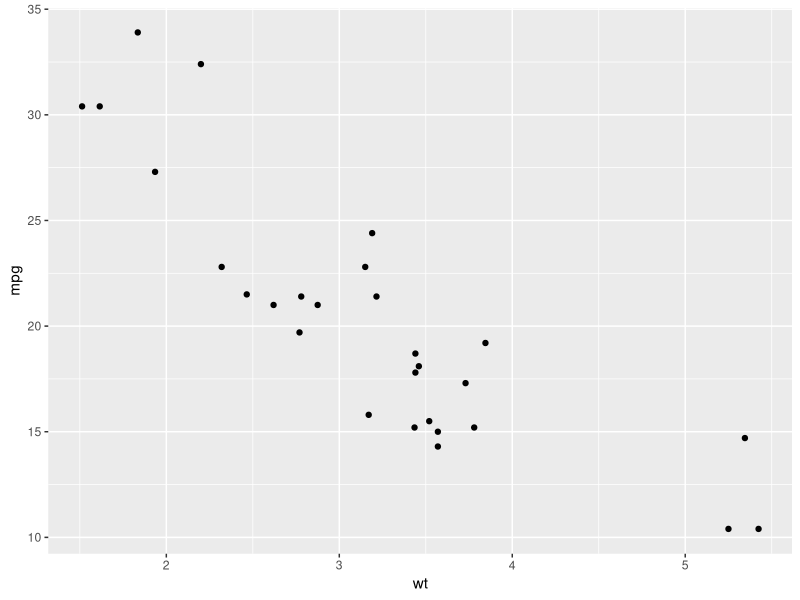
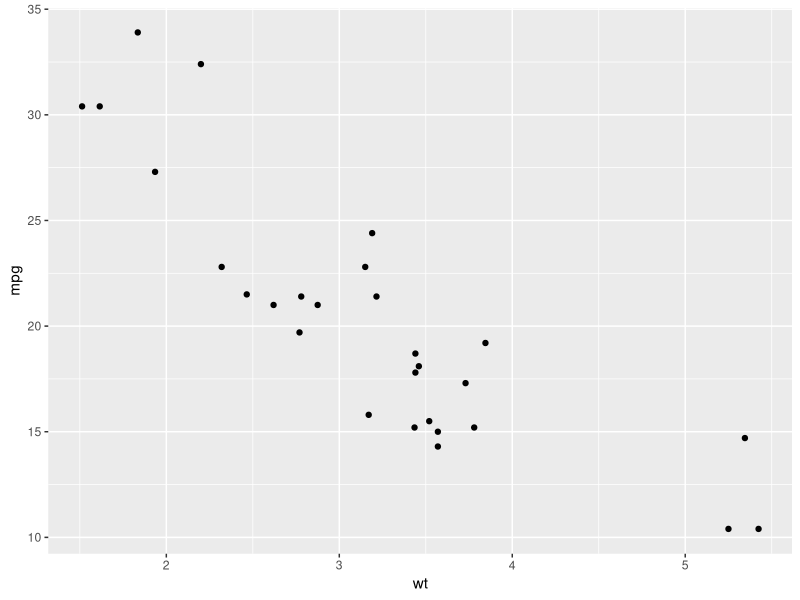
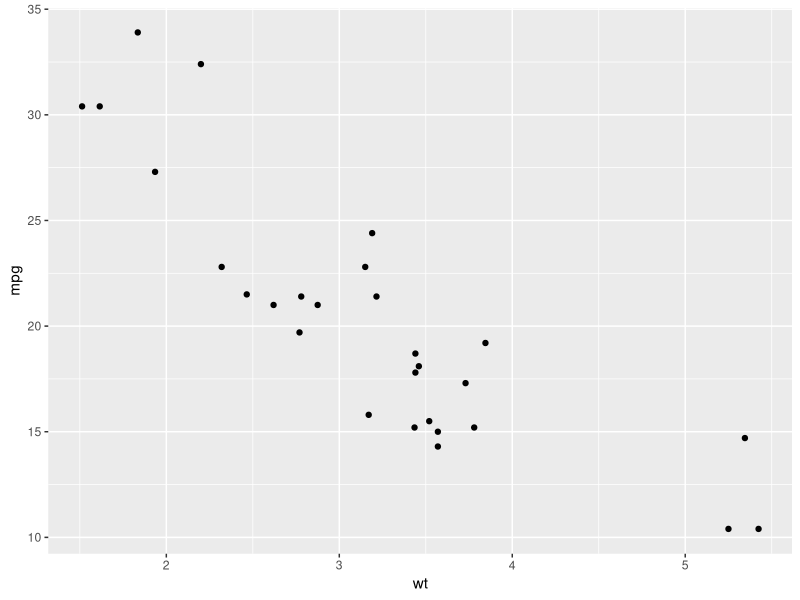
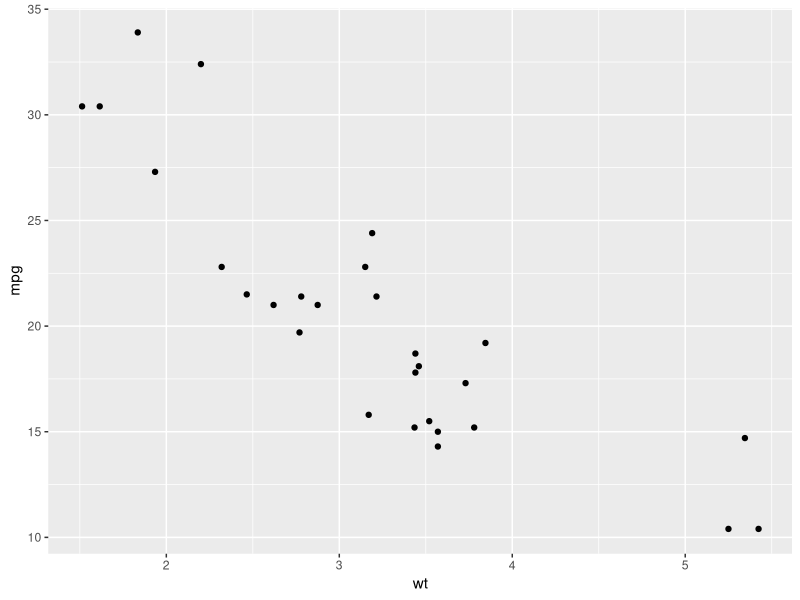
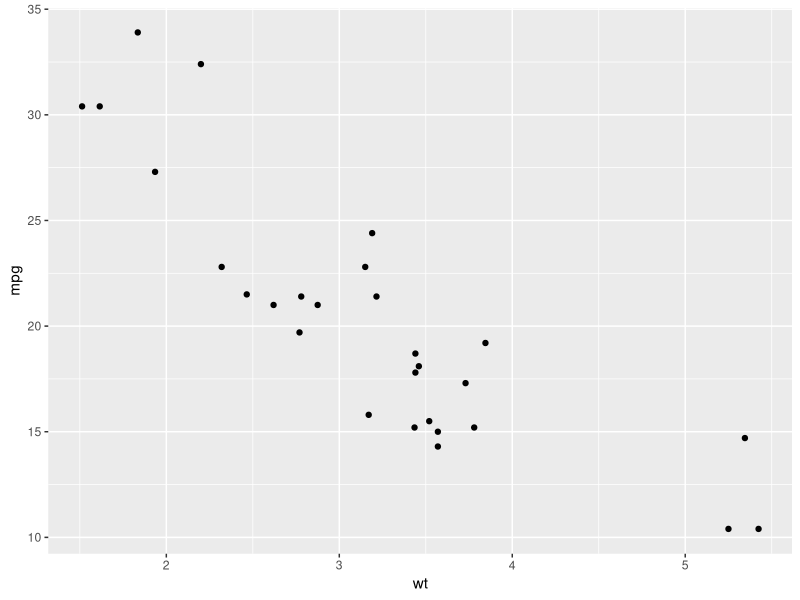

These charts were generated, in order, by the following R code:
## ---- chunk 1
1 + 1
## ---- chunk 2
#| echo: false
2 * 2
## ---- chunk 3
#| column: screen
library(ggplot2)
set.seed(1)
mtcars2 <- transform(mtcars, mpg = ifelse(runif(32) < 0.2, NA, mpg))
print(ggplot(mtcars2, aes(wt, mpg)) +
  geom_point())
## ---- chunk 4
#| column: screen
#| label: "confusion matrices-4"
#| layout: [[2,3,2,2]]
#| fig-height: 8
#| out-height: 5in
#| fig-cap: "Confusion Matrices: 4 subgroups"
#| fig-subcap:
#|   - "Group 1"
#|   - "Group 2"
#|   - "Group 3"
#|   - "Group 4"
library(ggplot2)
set.seed(1)
mtcars2 <- transform(mtcars, mpg = ifelse(runif(32) < 0.2, NA, mpg))
ggplot(mtcars2, aes(wt, mpg)) +
  geom_point()
ggplot(mtcars2, aes(wt, mpg)) +
  geom_point()
ggplot(mtcars2, aes(wt, mpg)) +
  geom_point()
ggplot(mtcars2, aes(wt, mpg)) +
  geom_point()

